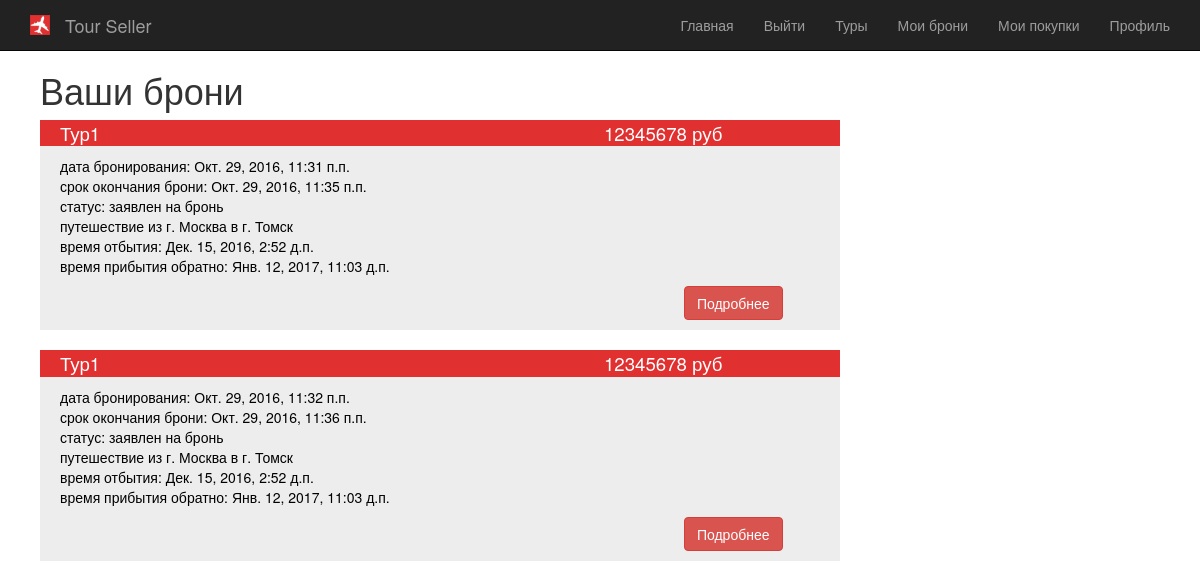
The app's page /consumers/cart (signed in), older data.
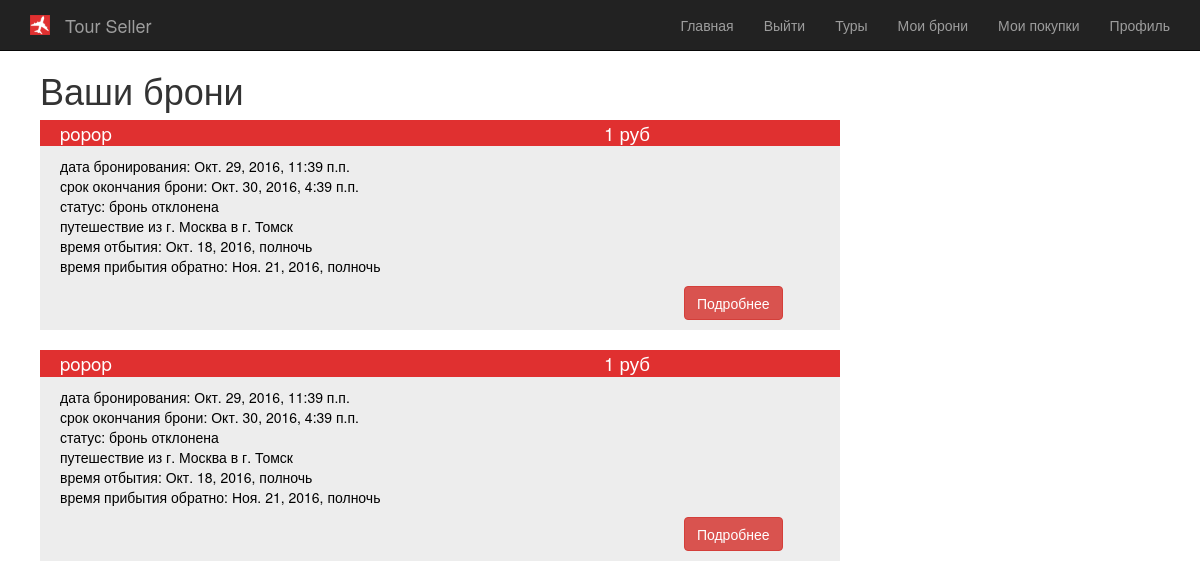
The same page, newer data.
### consumers/models.py (models this page shows, shortened)
class Booking(models.Model):
    status = models.ForeignKey(Status, null=True)
    start_date = models.DateTimeField(default=datetime.now, blank=True)
    fin_date = models.DateTimeField(default=get_deadline)
    amount_of_people = models.PositiveIntegerField(default=1)
    consumer = models.ForeignKey(User, null=True)
    tour = models.ForeignKey(Tour, null=True)
    final_cost = models.PositiveIntegerField(default=0)
    visibility = models.BooleanField(default=True)

class Status(models.Model):
    status = models.CharField(max_length=50)
    class Meta:
        verbose_name_plural = 'Statuses'
    def __str__(self):
        return u'{}'.format(self.status)

### tours/models.py (models this page shows, shortened)
class Tour(models.Model):
    name = models.CharField(max_length=50)
    price = models.PositiveIntegerField()
    start_date = models.DateTimeField()
    fin_date = models.DateTimeField()
    airline = models.ForeignKey(Airline)
    tour_operator = models.ForeignKey(User)
    capacity = models.PositiveIntegerField()
    hotel = models.ForeignKey(Hotel)
    departure_city = models.ForeignKey(City)
    image = models.ImageField(blank=True,
                              upload_to=os.path.join('images', 'tours'),
                              help_text='150x150px',
                              verbose_name='Изображение тура')
    visibility = models.BooleanField(default=True)

### places/models.py (models this page shows, shortened)
class City(models.Model):
    name = models.CharField(max_length=50)
    country = models.ForeignKey(Country)
    class Meta:
        verbose_name_plural = 'cities'

class Hotel(models.Model):
    name = models.CharField(max_length=50)
    city = models.ForeignKey(City)
    stars = models.SmallIntegerField(
        validators=(MinValueValidator(1), MaxValueValidator(5))
    )

### consumers/views.py (the view)
@login_required
def cart(request):
    tim = (timezone.now() + timedelta(hours=7))
    current_user = request.user
    bookings = Booking.objects.filter(consumer=current_user).order_by('start_date')
    for book in bookings:
        print(book.fin_date)
        tim = (timezone.now() + timedelta(hours=7))
        current_user = request.user
        bookings = Booking.objects.filter(consumer=current_user).order_by('start_date')
        for book in bookings:
            if book.fin_date <= tim:
                if book.status == 'заявлен на бронь':
                    print(book.fin_date)
                    b = get_object_or_404(Booking, id=book.id)
                    b.status = get_object_or_404(Booking, status='время бронирования истекло')
    return render(request, 'consumers/cart.html', dict(bookings=bookings))

### airlines/models.py (called while the page is built)
    def __str__(self):
        return self.name

### places/models.py (called while the page is built)
    def __str__(self):
        return self.name

### tour_seller/templatetags/tour_seller_extras.py (called while the page is built)
@register.filter(name='has_group')
def has_group(user, group_name):
    return True if user.groups.filter(name=group_name).exists() else False

### templates/consumers/cart.html (shortened to what this page needs)
{% extends 'base.html' %}
{% block content %}
    <div class="contentbody">
        <h1>{% block title %}Ваши брони{% endblock %}</h1>
        {% for booking in bookings %}
            {% if booking.visibility == True %}
                <div class="objdiv" id = "booking{{ booking.id }}" >
                    <div class="objdiv_header">
                        <div class="objdiv_header_left">{{ booking.tour.name }}</div>
                        <div class="objdiv_header_right">{{ booking.final_cost }} руб</div>
                    </div>
                    <div class="objdiv_body">
                        дата бронирования: {{ booking.start_date}} <br/>
                        срок окончания брони: {{ booking.fin_date}} <br/>
                        статус: {{ booking.status}} <br/>
                        путешествие из г. {{ booking.tour.departure_city.name }} в г. {{ booking.tour.hotel.city.name }} <br/>
                        время отбытия: {{ booking.tour.start_date }} <br/>
                        время прибытия обратно: {{ booking.tour.fin_date }} <br/>
                    </div>
                    <div class="objdiv_footer">
                        <div class="objdiv_footer_left">&nbsp;</div>
                        <div class="objdiv_footer_right">
                            <a href="javascript: change_display_tour_div('tourinfo{{ booking.id }}')" class="btn btn-danger btn-large">Подробнее</a>
                        </div>
                    </div>
                </div>
            {% endif %}
        {% endfor %}
    </div>
{% endblock %}

### templates/base.html (shortened to what this page needs)
{% load static %}
{% load tour_seller_extras %}
<!DOCTYPE html>
<html lang="en" xmlns="http://www.w3.org/1999/html">
<head>
    <link rel="stylesheet" type="text/css" href="{% static 'css/style.css' %}"/>
    <link rel="stylesheet" type="text/css" href="{% static 'css/bootstrap.css' %}"/>
</head>
<body>
<div class="navbar navbar-inverse navbar-fixed-top">
    <div class="container">
        <div class="navbar-header">
            <div>
                <img src="{% static 'img/tour-logo.png' %}" class="navbar-brand">
                <a href = "{% url 'index' %}" class = "navbar-brand">Tour Seller</a>
            </div>
        </div>
        <div class="navbar-collapse collapse">
            <ul class="nav navbar-nav navbar-right">
                <li><a href = "{% url 'index' %}">Главная</a></li>
                 {% if user.is_authenticated %}
                     <li id="lilogout" style="display: block; cursor: pointer"><a href = "{% url 'logout_user' %}">Выйти</a></li>
                    {% if request.user|has_group:"touroperator" %}
                        <li id="lirtourson" style="display: block"><a href = "{% url 'tour_list' %}">Туры</a></li>
                        <li id="liregister" style="display: block"><a href = "{% url 'touroperator_tour' %}">Мои туры</a></li>
                        <li id="liregister" style="display: block"><a href = "{% url 'add_tour' %}">Добавить тур</a></li>
                        <li id="liprofile" style="display: block"><a href = "{% url 'touroperator_dashboard' %}">Профиль</a></li>
                        <li id="libooking" style="display: block"><a href = "{% url 'touroperator_booking' %}">Активные брони</a></li>
                    {% else %}
                            <li id="lirtourson" style="display: block"><a href = "{% url 'consumer_tour' %}">Туры</a></li>
                        <li id="licart" style="display: block"><a href = "{% url 'cart' %}">Мои брони</a></li>
                        <li id="licart" style="display: block"><a href = "{% url 'buy_cart' %}">Мои покупки</a></li>
                        <li id="liprofile" style="display: block"><a href = "{% url 'consumer_dashboard' %}">Профиль</a></li>
                    {% endif %}
                {% else %}
                     <li id="lirtourson" style="display: block"><a href = "{% url 'tour_list' %}">Туры</a></li>
                     <li id="lilogin" style="display: block"><a href = "{% url 'logon' %}">Войти</a></li>
                    <li id="liregister" style="display: block"><a href = "{% url 'register' %}">Регистрация</a></li>
                {% endif %}
            </ul>
        </div>
    </div>
</div>
{% block content %}
{% endblock %}
</body>
</html>

### static/css/style.css (style rules this page uses)
body { padding-top: 50px; padding-bottom: 20px; }
.btn { box-shadow: none; background-color: #E03030; border-color: #FFFFFF; }
div.contentbody { width: 100%; align-content: left; padding-left: 40px; }
div.objdiv { width: 800px; margin-bottom: 20px; }
div.objdiv_header { width: 100%; background-color: #E03030; }
div.objdiv_header_left { padding-left: 20px; width: 70%; font-size: 14pt; background-color: #E03030; color: #FFFFFF; display: inline-block; }
div.objdiv_header_right { background-color: #E03030; font-size: 14pt; color: #FFFFFF; display: inline-block; }
div.objdiv_body { padding-left: 20px; padding-top: 10px; padding-bottom: 0px; background-color: #EDEDED; color: #000000; }
div.objdiv_footer { width: 100%; background-color: #EDEDED; }
div.objdiv_footer_left { padding-left: 20px; width: 80%; background-color: #EDEDED; color: #FFFFFF; display: inline-block; padding-top: 10px; padding-bottom: 10px; }
div.objdiv_footer_right { background-color: #EDEDED; color: #FFFFFF; display: inline-block; text-align: center; padding-top: 10px; padding-bottom: 10px; }

Row changes from the older to the newer data that the page shows:
removed Booking: tour.name "Тур1", final_cost "12345678", start_date "Окт. 29, 2016, 11:31 п.п.", fin_date "Окт. 29, 2016, 11:35 п.п.", status "заявлен на бронь", tour.departure_city.name "Москва", tour.hotel.city.name "Томск", tour.start_date "Дек. 15, 2016, 2:52 д.п.", tour.fin_date "Янв. 12, 2017, 11:03 д.п."
removed Booking: tour.name "Тур1", final_cost "12345678", start_date "Окт. 29, 2016, 11:32 п.п.", fin_date "Окт. 29, 2016, 11:36 п.п.", status "заявлен на бронь", tour.departure_city.name "Москва", tour.hotel.city.name "Томск", tour.start_date "Дек. 15, 2016, 2:52 д.п.", tour.fin_date "Янв. 12, 2017, 11:03 д.п."
added Booking: tour.name "popop", final_cost "1", start_date "Окт. 29, 2016, 11:39 п.п.", fin_date "Окт. 30, 2016, 4:39 п.п.", status "бронь отклонена", tour.departure_city.name "Москва", tour.hotel.city.name "Томск", tour.start_date "Окт. 18, 2016, полночь", tour.fin_date "Ноя. 21, 2016, полночь"
added Booking: tour.name "popop", final_cost "1", start_date "Окт. 29, 2016, 11:39 п.п.", fin_date "Окт. 30, 2016, 4:39 п.п.", status "бронь отклонена", tour.departure_city.name "Москва", tour.hotel.city.name "Томск", tour.start_date "Окт. 18, 2016, полночь", tour.fin_date "Ноя. 21, 2016, полночь"
